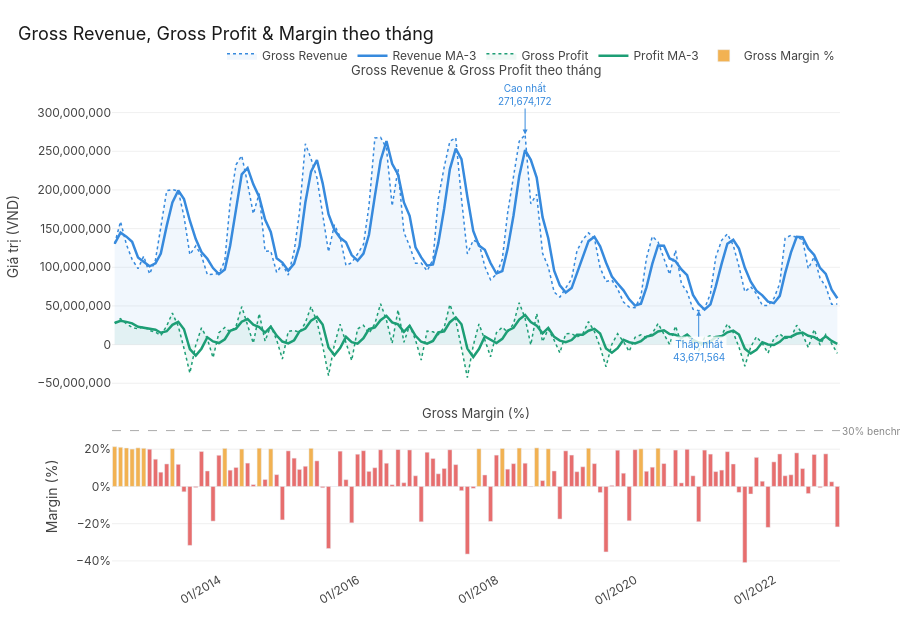

Notebook code cell kept with this figure:
### Code cell
import plotly.io as pio
pio.renderers.default = "vscode"
fig.show()
